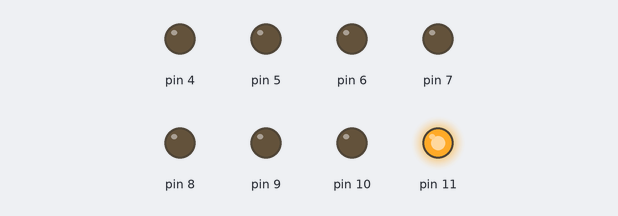
Simulated run of this sketch. Board: Arduino Uno, built with avr-gcc and run on an emulated ATmega328P. Parts: output pins drawn as LEDs (lit = HIGH). Random numbers use the default seed unless the sketch sets one.

Above: at 0.15 s.
At 4.95 s:
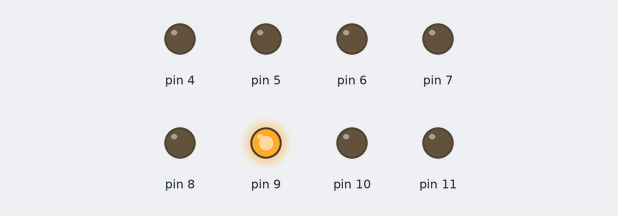
At 10.05 s:
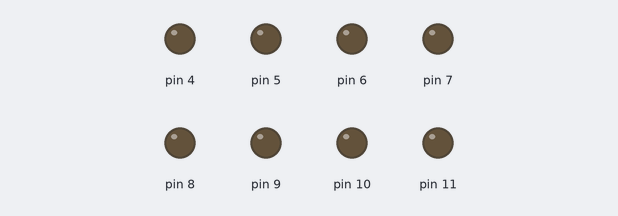
At 19.95 s:
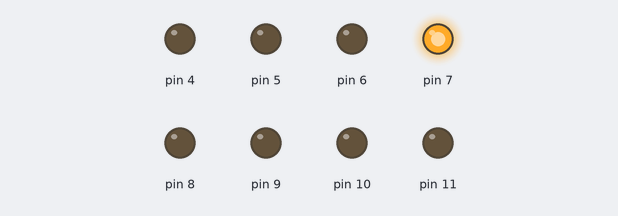
At 29.55 s:
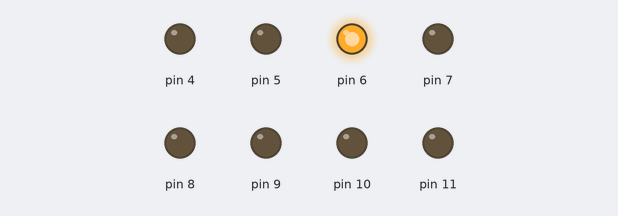
At 39.75 s:
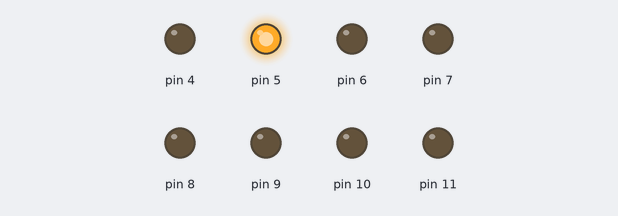
Timing chart, 0 to 40.0 s (numbered marks = the images above):
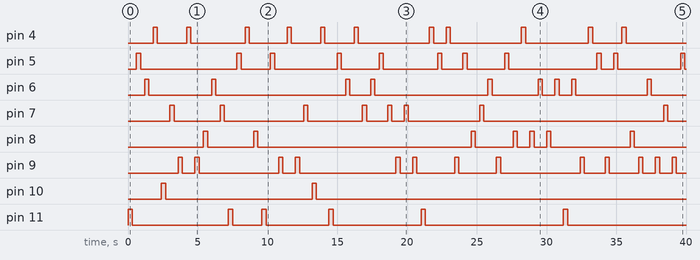

Measured:
- by itself, pin 4: LOW → HIGH at 1.8 s, → LOW 0.30 s later, → HIGH 2.1 s later, → LOW 0.30 s later, … (22 changes in this stretch)
- by itself, pin 5: LOW → HIGH at 0.60 s, → LOW 0.30 s later, → HIGH 6.9 s later, → LOW 0.30 s later, … (22 changes in this stretch)
- by itself, pin 6: LOW → HIGH at 1.2 s, → LOW 0.30 s later, → HIGH 4.5 s later, → LOW 0.30 s later, … (18 changes in this stretch)
- by itself, pin 7: LOW → HIGH at 3.0 s, → LOW 0.30 s later, → HIGH 3.3 s later, → LOW 0.30 s later, … (16 changes in this stretch)
- by itself, pin 8: LOW → HIGH at 5.4 s, → LOW 0.30 s later, → HIGH 3.3 s later, → LOW 0.30 s later, … (14 changes in this stretch)
- by itself, pin 9: LOW → HIGH at 3.6 s, → LOW 0.30 s later, → HIGH 0.90 s later, → LOW 0.30 s later, … (26 changes in this stretch)
- by itself, pin 10: alternates HIGH for 0.30 s and LOW for 10.5 s, 4 changes in all, then stays LOW
- by itself, pin 11: LOW → HIGH at 0.00 s, → LOW 0.30 s later, → HIGH 6.9 s later, → LOW 0.30 s later, … (12 changes in this stretch)

The sketch:

luces_2.ino
```cpp
int num;
int i;
int numAnt = 0;

void setup()
{
	for( i = 4; i < 12; i++)
	{
		pinMode(i, OUTPUT); // Declare Pin as OUTPUT
		digitalWrite(i, LOW); //Start the LED turn OFf
	}
}

void loop()
{
	num = random(4, 12); // ramdom() is a function that return a random value
	if (num != numAnt)  // compare two values and prevents the same LED lighting 2 or more times in a row
	{
		digitalWrite(num,HIGH);
		delay(300);
		digitalWrite(num,LOW);
		delay(300);
	}
	numAnt = num; // save the previous number
}
```
